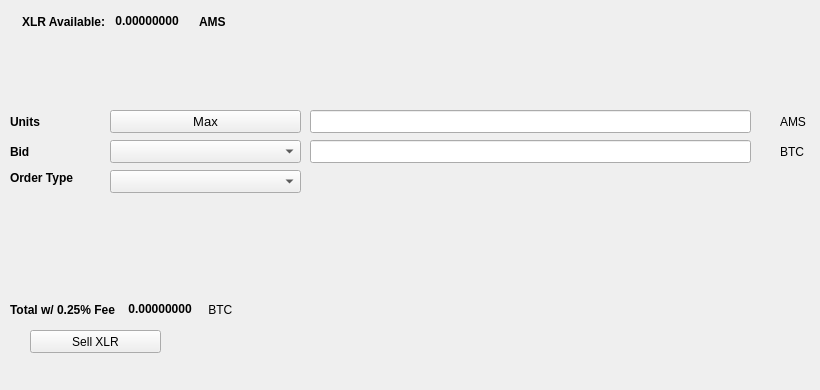
   <widget class="QWidget" name="SellTab">
    <attribute name="title">
     <string>Sell</string>
    </attribute>
    <widget class="QLabel" name="label_16">
     <property name="geometry">
      <rect>
       <x>780</x>
       <y>140</y>
       <width>31</width>
       <height>23</height>
      </rect>
     </property>
     <property name="text">
      <string>BTC</string>
     </property>
    </widget>
    <widget class="QComboBox" name="SellBidcomboBox">
     <property name="geometry">
      <rect>
       <x>110</x>
       <y>140</y>
       <width>191</width>
       <height>23</height>
      </rect>
     </property>
     <property name="font">
      <font>
       <pointsize>10</pointsize>
      </font>
     </property>
    </widget>
    <widget class="QLabel" name="label_18">
     <property name="geometry">
      <rect>
       <x>10</x>
       <y>110</y>
       <width>46</width>
       <height>23</height>
      </rect>
     </property>
     <property name="font">
      <font>
       <weight>75</weight>
       <bold>true</bold>
      </font>
     </property>
     <property name="text">
      <string>Units</string>
     </property>
    </widget>
    <widget class="QPushButton" name="Sell_Max_Amount">
     <property name="geometry">
      <rect>
       <x>110</x>
       <y>110</y>
       <width>191</width>
       <height>23</height>
      </rect>
     </property>
     <property name="font">
      <font>
       <pointsize>10</pointsize>
      </font>
     </property>
     <property name="text">
      <string>Max</string>
     </property>
    </widget>
    <widget class="QLabel" name="label_20">
     <property name="geometry">
      <rect>
       <x>10</x>
       <y>170</y>
       <width>91</width>
       <height>16</height>
      </rect>
     </property>
     <property name="font">
      <font>
       <weight>75</weight>
       <bold>true</bold>
      </font>
     </property>
     <property name="text">
      <string>Order Type</string>
     </property>
    </widget>
    <widget class="QComboBox" name="SellOrdertypeCombo">
     <property name="geometry">
      <rect>
       <x>110</x>
       <y>170</y>
       <width>191</width>
       <height>23</height>
      </rect>
     </property>
     <property name="font">
      <font>
       <pointsize>10</pointsize>
      </font>
     </property>
    </widget>
    <widget class="QLabel" name="label_21">
     <property name="geometry">
      <rect>
       <x>10</x>
       <y>140</y>
       <width>46</width>
       <height>23</height>
      </rect>
     </property>
     <property name="font">
      <font>
       <weight>75</weight>
       <bold>true</bold>
      </font>
     </property>
     <property name="text">
      <string>Bid</string>
     </property>
    </widget>
    <widget class="QLabel" name="label_22">
     <property name="geometry">
      <rect>
       <x>780</x>
       <y>110</y>
       <width>31</width>
       <height>23</height>
      </rect>
     </property>
     <property name="text">
      <string>AMS</string>
     </property>
    </widget>
    <widget class="QLineEdit" name="UnitsInputXLR">
     <property name="geometry">
      <rect>
       <x>310</x>
       <y>110</y>
       <width>441</width>
       <height>23</height>
      </rect>
     </property>
     <property name="font">
      <font>
       <pointsize>9</pointsize>
       <weight>75</weight>
       <bold>true</bold>
      </font>
     </property>
    </widget>
    <widget class="QLineEdit" name="SellBidPriceEdit">
     <property name="geometry">
      <rect>
       <x>310</x>
       <y>140</y>
       <width>441</width>
       <height>23</height>
      </rect>
     </property>
     <property name="font">
      <font>
       <pointsize>9</pointsize>
       <weight>75</weight>
       <bold>true</bold>
      </font>
     </property>
    </widget>
    <widget class="QPushButton" name="SellAMSBTN">
     <property name="geometry">
      <rect>
       <x>30</x>
       <y>330</y>
       <width>131</width>
       <height>23</height>
      </rect>
     </property>
     <property name="text">
      <string>Sell XLR</string>
     </property>
     <property name="icon">
      <iconset resource="../solaris">
       <normaloff>:/icons/bitcoin</normaloff>:/icons/bitcoin</iconset>
     </property>
    </widget>
    <widget class="QWidget" name="layoutWidget3">
     <property name="geometry">
      <rect>
       <x>22</x>
       <y>12</y>
       <width>258</width>
       <height>19</height>
      </rect>
     </property>
     <layout class="QHBoxLayout" name="horizontalLayout">
      <item>
       <widget class="QLabel" name="label232_2">
        <property name="font">
         <font>
          <weight>75</weight>
          <bold>true</bold>
         </font>
        </property>
        <property name="text">
         <string>XLR Available:</string>
        </property>
       </widget>
      </item>
      <item>
       <widget class="QLabel" name="AMSAvailableLabel">
        <property name="palette">
         <palette>
          <active>
           <colorrole role="WindowText">
            <brush brushstyle="SolidPattern">
             <color alpha="255">
              <red>0</red>
              <green>0</green>
              <blue>0</blue>
             </color>
            </brush>
           </colorrole>
           <colorrole role="Button">
            <brush brushstyle="SolidPattern">
             <color alpha="255">
              <red>0</red>
              <green>170</green>
              <blue>0</blue>
             </color>
            </brush>
           </colorrole>
           <colorrole role="Light">
            <brush brushstyle="SolidPattern">
             <color alpha="255">
              <red>0</red>
              <green>255</green>
              <blue>0</blue>
             </color>
            </brush>
           </colorrole>
           <colorrole role="Midlight">
            <brush brushstyle="SolidPattern">
             <color alpha="255">
              <red>0</red>
              <green>212</green>
              <blue>0</blue>
             </color>
            </brush>
           </colorrole>
           <colorrole role="Dark">
            <brush brushstyle="SolidPattern">
             <color alpha="255">
              <red>0</red>
              <green>85</green>
              <blue>0</blue>
             </color>
            </brush>
           </colorrole>
           <colorrole role="Mid">
            <brush brushstyle="SolidPattern">
             <color alpha="255">
              <red>0</red>
              <green>113</green>
              <blue>0</blue>
             </color>
            </brush>
           </colorrole>
           <colorrole role="Text">
            <brush brushstyle="SolidPattern">
             <color alpha="255">
              <red>0</red>
              <green>170</green>
              <blue>0</blue>
             </color>
            </brush>
           </colorrole>
           <colorrole role="BrightText">
            <brush brushstyle="SolidPattern">
             <color alpha="255">
              <red>255</red>
              <green>255</green>
              <blue>255</blue>
             </color>
            </brush>
           </colorrole>
           <colorrole role="ButtonText">
            <brush brushstyle="SolidPattern">
             <color alpha="255">
              <red>0</red>
              <green>0</green>
              <blue>0</blue>
             </color>
            </brush>
           </colorrole>
           <colorrole role="Base">
            <brush brushstyle="SolidPattern">
             <color alpha="255">
              <red>255</red>
              <green>255</green>
              <blue>255</blue>
             </color>
            </brush>
           </colorrole>
           <colorrole role="Window">
            <brush brushstyle="SolidPattern">
             <color alpha="255">
              <red>0</red>
              <green>170</green>
              <blue>0</blue>
             </color>
            </brush>
           </colorrole>
           <colorrole role="Shadow">
            <brush brushstyle="SolidPattern">
             <color alpha="255">
              <red>0</red>
              <green>0</green>
              <blue>0</blue>
             </color>
            </brush>
           </colorrole>
           <colorrole role="AlternateBase">
            <brush brushstyle="SolidPattern">
             <color alpha="255">
              <red>127</red>
              <green>212</green>
              <blue>127</blue>
             </color>
            </brush>
           </colorrole>
           <colorrole role="ToolTipBase">
            <brush brushstyle="SolidPattern">
             <color alpha="255">
              <red>255</red>
              <green>255</green>
              <blue>220</blue>
             </color>
            </brush>
           </colorrole>
           <colorrole role="ToolTipText">
            <brush brushstyle="SolidPattern">
             <color alpha="255">
              <red>0</red>
              <green>0</green>
              <blue>0</blue>
             </color>
            </brush>
           </colorrole>
          </active>
          <inactive>
           <colorrole role="WindowText">
            <brush brushstyle="SolidPattern">
             <color alpha="255">
              <red>0</red>
              <green>0</green>
              <blue>0</blue>
             </color>
            </brush>
           </colorrole>
           <colorrole role="Button">
            <brush brushstyle="SolidPattern">
             <color alpha="255">
              <red>0</red>
              <green>170</green>
              <blue>0</blue>
             </color>
            </brush>
           </colorrole>
           <colorrole role="Light">
            <brush brushstyle="SolidPattern">
             <color alpha="255">
              <red>0</red>
              <green>255</green>
              <blue>0</blue>
             </color>
            </brush>
           </colorrole>
           <colorrole role="Midlight">
            <brush brushstyle="SolidPattern">
             <color alpha="255">
              <red>0</red>
              <green>212</green>
              <blue>0</blue>
             </color>
            </brush>
           </colorrole>
           <colorrole role="Dark">
            <brush brushstyle="SolidPattern">
             <color alpha="255">
              <red>0</red>
              <green>85</green>
              <blue>0</blue>
             </color>
            </brush>
           </colorrole>
           <colorrole role="Mid">
            <brush brushstyle="SolidPattern">
             <color alpha="255">
              <red>0</red>
              <green>113</green>
              <blue>0</blue>
             </color>
            </brush>
           </colorrole>
           <colorrole role="Text">
            <brush brushstyle="SolidPattern">
             <color alpha="255">
              <red>0</red>
              <green>170</green>
              <blue>0</blue>
             </color>
            </brush>
           </colorrole>
           <colorrole role="BrightText">
            <brush brushstyle="SolidPattern">
             <color alpha="255">
              <red>255</red>
              <green>255</green>
              <blue>255</blue>
             </color>
            </brush>
           </colorrole>
           <colorrole role="ButtonText">
            <brush brushstyle="SolidPattern">
             <color alpha="255">
              <red>0</red>
              <green>0</green>
              <blue>0</blue>
             </color>
            </brush>
           </colorrole>
           <colorrole role="Base">
            <brush brushstyle="SolidPattern">
             <color alpha="255">
              <red>255</red>
              <green>255</green>
              <blue>255</blue>
             </color>
            </brush>
           </colorrole>
           <colorrole role="Window">
            <brush brushstyle="SolidPattern">
             <color alpha="255">
              <red>0</red>
              <green>170</green>
              <blue>0</blue>
             </color>
            </brush>
           </colorrole>
           <colorrole role="Shadow">
            <brush brushstyle="SolidPattern">
             <color alpha="255">
              <red>0</red>
              <green>0</green>
              <blue>0</blue>
             </color>
            </brush>
           </colorrole>
           <colorrole role="AlternateBase">
            <brush brushstyle="SolidPattern">
             <color alpha="255">
              <red>127</red>
              <green>212</green>
              <blue>127</blue>
             </color>
            </brush>
           </colorrole>
           <colorrole role="ToolTipBase">
            <brush brushstyle="SolidPattern">
             <color alpha="255">
              <red>255</red>
              <green>255</green>
              <blue>220</blue>
             </color>
            </brush>
           </colorrole>
           <colorrole role="ToolTipText">
            <brush brushstyle="SolidPattern">
             <color alpha="255">
              <red>0</red>
              <green>0</green>
              <blue>0</blue>
             </color>
            </brush>
           </colorrole>
          </inactive>
          <disabled>
           <colorrole role="WindowText">
            <brush brushstyle="SolidPattern">
             <color alpha="255">
              <red>0</red>
              <green>85</green>
              <blue>0</blue>
             </color>
            </brush>
           </colorrole>
           <colorrole role="Button">
            <brush brushstyle="SolidPattern">
             <color alpha="255">
              <red>0</red>
              <green>170</green>
              <blue>0</blue>
             </color>
            </brush>
           </colorrole>
           <colorrole role="Light">
            <brush brushstyle="SolidPattern">
             <color alpha="255">
              <red>0</red>
              <green>255</green>
              <blue>0</blue>
             </color>
            </brush>
           </colorrole>
           <colorrole role="Midlight">
            <brush brushstyle="SolidPattern">
             <color alpha="255">
              <red>0</red>
              <green>212</green>
              <blue>0</blue>
             </color>
            </brush>
           </colorrole>
           <colorrole role="Dark">
            <brush brushstyle="SolidPattern">
             <color alpha="255">
              <red>0</red>
              <green>85</green>
              <blue>0</blue>
             </color>
            </brush>
           </colorrole>
           <colorrole role="Mid">
            <brush brushstyle="SolidPattern">
             <color alpha="255">
              <red>0</red>
              <green>113</green>
              <blue>0</blue>
             </color>
            </brush>
           </colorrole>
           <colorrole role="Text">
            <brush brushstyle="SolidPattern">
             <color alpha="255">
              <red>0</red>
              <green>85</green>
              <blue>0</blue>
             </color>
            </brush>
           </colorrole>
           <colorrole role="BrightText">
            <brush brushstyle="SolidPattern">
             <color alpha="255">
              <red>255</red>
              <green>255</green>
              <blue>255</blue>
             </color>
            </brush>
           </colorrole>
           <colorrole role="ButtonText">
            <brush brushstyle="SolidPattern">
             <color alpha="255">
              <red>0</red>
              <green>85</green>
              <blue>0</blue>
             </color>
            </brush>
           </colorrole>
           <colorrole role="Base">
            <brush brushstyle="SolidPattern">
             <color alpha="255">
              <red>0</red>
              <green>170</green>
              <blue>0</blue>
             </color>
            </brush>
           </colorrole>
           <colorrole role="Window">
            <brush brushstyle="SolidPattern">
             <color alpha="255">
              <red>0</red>
              <green>170</green>
              <blue>0</blue>
             </color>
            </brush>
           </colorrole>
           <colorrole role="Shadow">
            <brush brushstyle="SolidPattern">
             <color alpha="255">
              <red>0</red>
              <green>0</green>
              <blue>0</blue>
             </color>
            </brush>
           </colorrole>
           <colorrole role="AlternateBase">
            <brush brushstyle="SolidPattern">
             <color alpha="255">
              <red>0</red>
              <green>170</green>
              <blue>0</blue>
             </color>
            </brush>
           </colorrole>
           <colorrole role="ToolTipBase">
            <brush brushstyle="SolidPattern">
             <color alpha="255">
              <red>255</red>
              <green>255</green>
              <blue>220</blue>
             </color>
            </brush>
           </colorrole>
           <colorrole role="ToolTipText">
            <brush brushstyle="SolidPattern">
             <color alpha="255">
              <red>0</red>
              <green>0</green>
              <blue>0</blue>
             </color>
            </brush>
           </colorrole>
          </disabled>
         </palette>
        </property>
        <property name="font">
         <font>
          <weight>75</weight>
          <bold>true</bold>
         </font>
        </property>
        <property name="text">
         <string> 0.00000000 </string>
        </property>
        <property name="textInteractionFlags">
         <set>Qt::LinksAccessibleByMouse|Qt::TextSelectableByKeyboard|Qt::TextSelectableByMouse</set>
        </property>
       </widget>
      </item>
      <item>
       <widget class="QLabel" name="labelXLR">
        <property name="font">
         <font>
          <weight>75</weight>
          <bold>true</bold>
         </font>
        </property>
        <property name="text">
         <string>AMS</string>
        </property>
       </widget>
      </item>
     </layout>
    </widget>
    <widget class="QWidget" name="layoutWidget">
     <property name="geometry">
      <rect>
       <x>10</x>
       <y>300</y>
       <width>268</width>
       <height>19</height>
      </rect>
     </property>
     <layout class="QHBoxLayout" name="horizontalLayout_2">
      <item>
       <widget class="QLabel" name="label_19">
        <property name="font">
         <font>
          <weight>75</weight>
          <bold>true</bold>
         </font>
        </property>
        <property name="text">
         <string>Total w/ 0.25% Fee </string>
        </property>
       </widget>
      </item>
      <item>
       <widget class="QLabel" name="SellCostLabel">
        <property name="palette">
         <palette>
          <active>
           <colorrole role="WindowText">
            <brush brushstyle="SolidPattern">
             <color alpha="255">
              <red>0</red>
              <green>0</green>
              <blue>0</blue>
             </color>
            </brush>
           </colorrole>
           <colorrole role="Button">
            <brush brushstyle="SolidPattern">
             <color alpha="255">
              <red>0</red>
              <green>170</green>
              <blue>0</blue>
             </color>
            </brush>
           </colorrole>
           <colorrole role="Light">
            <brush brushstyle="SolidPattern">
             <color alpha="255">
              <red>0</red>
              <green>255</green>
              <blue>0</blue>
             </color>
            </brush>
           </colorrole>
           <colorrole role="Midlight">
            <brush brushstyle="SolidPattern">
             <color alpha="255">
              <red>0</red>
              <green>212</green>
              <blue>0</blue>
             </color>
            </brush>
           </colorrole>
           <colorrole role="Dark">
            <brush brushstyle="SolidPattern">
             <color alpha="255">
              <red>0</red>
              <green>85</green>
              <blue>0</blue>
             </color>
            </brush>
           </colorrole>
           <colorrole role="Mid">
            <brush brushstyle="SolidPattern">
             <color alpha="255">
              <red>0</red>
              <green>113</green>
              <blue>0</blue>
             </color>
            </brush>
           </colorrole>
           <colorrole role="Text">
            <brush brushstyle="SolidPattern">
             <color alpha="255">
              <red>0</red>
              <green>170</green>
              <blue>0</blue>
             </color>
            </brush>
           </colorrole>
           <colorrole role="BrightText">
            <brush brushstyle="SolidPattern">
             <color alpha="255">
              <red>255</red>
              <green>255</green>
              <blue>255</blue>
             </color>
            </brush>
           </colorrole>
           <colorrole role="ButtonText">
            <brush brushstyle="SolidPattern">
             <color alpha="255">
              <red>0</red>
              <green>0</green>
              <blue>0</blue>
             </color>
            </brush>
           </colorrole>
           <colorrole role="Base">
            <brush brushstyle="SolidPattern">
             <color alpha="255">
              <red>255</red>
              <green>255</green>
              <blue>255</blue>
             </color>
            </brush>
           </colorrole>
           <colorrole role="Window">
            <brush brushstyle="SolidPattern">
             <color alpha="255">
              <red>0</red>
              <green>170</green>
              <blue>0</blue>
             </color>
            </brush>
           </colorrole>
           <colorrole role="Shadow">
            <brush brushstyle="SolidPattern">
             <color alpha="255">
              <red>0</red>
              <green>0</green>
              <blue>0</blue>
             </color>
            </brush>
           </colorrole>
           <colorrole role="AlternateBase">
            <brush brushstyle="SolidPattern">
             <color alpha="255">
              <red>127</red>
              <green>212</green>
              <blue>127</blue>
             </color>
            </brush>
           </colorrole>
           <colorrole role="ToolTipBase">
            <brush brushstyle="SolidPattern">
             <color alpha="255">
              <red>255</red>
              <green>255</green>
              <blue>220</blue>
             </color>
            </brush>
           </colorrole>
           <colorrole role="ToolTipText">
            <brush brushstyle="SolidPattern">
             <color alpha="255">
              <red>0</red>
              <green>0</green>
              <blue>0</blue>
             </color>
            </brush>
           </colorrole>
          </active>
          <inactive>
           <colorrole role="WindowText">
            <brush brushstyle="SolidPattern">
             <color alpha="255">
              <red>0</red>
              <green>0</green>
              <blue>0</blue>
             </color>
            </brush>
           </colorrole>
           <colorrole role="Button">
            <brush brushstyle="SolidPattern">
             <color alpha="255">
              <red>0</red>
              <green>170</green>
              <blue>0</blue>
             </color>
            </brush>
           </colorrole>
           <colorrole role="Light">
            <brush brushstyle="SolidPattern">
             <color alpha="255">
              <red>0</red>
              <green>255</green>
              <blue>0</blue>
             </color>
            </brush>
           </colorrole>
           <colorrole role="Midlight">
            <brush brushstyle="SolidPattern">
             <color alpha="255">
              <red>0</red>
              <green>212</green>
              <blue>0</blue>
             </color>
            </brush>
           </colorrole>
           <colorrole role="Dark">
            <brush brushstyle="SolidPattern">
             <color alpha="255">
              <red>0</red>
              <green>85</green>
              <blue>0</blue>
             </color>
            </brush>
           </colorrole>
           <colorrole role="Mid">
            <brush brushstyle="SolidPattern">
             <color alpha="255">
              <red>0</red>
              <green>113</green>
              <blue>0</blue>
             </color>
            </brush>
           </colorrole>
           <colorrole role="Text">
            <brush brushstyle="SolidPattern">
             <color alpha="255">
              <red>0</red>
              <green>170</green>
              <blue>0</blue>
             </color>
            </brush>
           </colorrole>
           <colorrole role="BrightText">
            <brush brushstyle="SolidPattern">
             <color alpha="255">
              <red>255</red>
              <green>255</green>
              <blue>255</blue>
             </color>
            </brush>
           </colorrole>
           <colorrole role="ButtonText">
            <brush brushstyle="SolidPattern">
             <color alpha="255">
              <red>0</red>
              <green>0</green>
              <blue>0</blue>
             </color>
            </brush>
           </colorrole>
           <colorrole role="Base">
            <brush brushstyle="SolidPattern">
             <color alpha="255">
              <red>255</red>
              <green>255</green>
              <blue>255</blue>
             </color>
            </brush>
           </colorrole>
           <colorrole role="Window">
            <brush brushstyle="SolidPattern">
             <color alpha="255">
              <red>0</red>
              <green>170</green>
              <blue>0</blue>
             </color>
            </brush>
           </colorrole>
           <colorrole role="Shadow">
            <brush brushstyle="SolidPattern">
             <color alpha="255">
              <red>0</red>
              <green>0</green>
              <blue>0</blue>
             </color>
            </brush>
           </colorrole>
           <colorrole role="AlternateBase">
            <brush brushstyle="SolidPattern">
             <color alpha="255">
              <red>127</red>
              <green>212</green>
              <blue>127</blue>
             </color>
            </brush>
           </colorrole>
           <colorrole role="ToolTipBase">
            <brush brushstyle="SolidPattern">
             <color alpha="255">
              <red>255</red>
              <green>255</green>
              <blue>220</blue>
             </color>
            </brush>
           </colorrole>
           <colorrole role="ToolTipText">
            <brush brushstyle="SolidPattern">
             <color alpha="255">
              <red>0</red>
              <green>0</green>
              <blue>0</blue>
             </color>
            </brush>
           </colorrole>
          </inactive>
          <disabled>
           <colorrole role="WindowText">
            <brush brushstyle="SolidPattern">
             <color alpha="255">
              <red>0</red>
              <green>85</green>
              <blue>0</blue>
             </color>
            </brush>
           </colorrole>
           <colorrole role="Button">
            <brush brushstyle="SolidPattern">
             <color alpha="255">
              <red>0</red>
              <green>170</green>
              <blue>0</blue>
             </color>
            </brush>
           </colorrole>
           <colorrole role="Light">
            <brush brushstyle="SolidPattern">
             <color alpha="255">
              <red>0</red>
              <green>255</green>
              <blue>0</blue>
             </color>
            </brush>
           </colorrole>
           <colorrole role="Midlight">
            <brush brushstyle="SolidPattern">
             <color alpha="255">
              <red>0</red>
              <green>212</green>
              <blue>0</blue>
             </color>
            </brush>
           </colorrole>
           <colorrole role="Dark">
            <brush brushstyle="SolidPattern">
             <color alpha="255">
              <red>0</red>
              <green>85</green>
              <blue>0</blue>
             </color>
            </brush>
           </colorrole>
           <colorrole role="Mid">
            <brush brushstyle="SolidPattern">
             <color alpha="255">
              <red>0</red>
              <green>113</green>
              <blue>0</blue>
             </color>
            </brush>
           </colorrole>
           <colorrole role="Text">
            <brush brushstyle="SolidPattern">
             <color alpha="255">
              <red>0</red>
              <green>85</green>
              <blue>0</blue>
             </color>
            </brush>
           </colorrole>
           <colorrole role="BrightText">
            <brush brushstyle="SolidPattern">
             <color alpha="255">
              <red>255</red>
              <green>255</green>
              <blue>255</blue>
             </color>
            </brush>
           </colorrole>
           <colorrole role="ButtonText">
            <brush brushstyle="SolidPattern">
             <color alpha="255">
              <red>0</red>
              <green>85</green>
              <blue>0</blue>
             </color>
            </brush>
           </colorrole>
           <colorrole role="Base">
            <brush brushstyle="SolidPattern">
             <color alpha="255">
              <red>0</red>
              <green>170</green>
              <blue>0</blue>
             </color>
            </brush>
           </colorrole>
           <colorrole role="Window">
            <brush brushstyle="SolidPattern">
             <color alpha="255">
              <red>0</red>
              <green>170</green>
              <blue>0</blue>
             </color>
            </brush>
           </colorrole>
           <colorrole role="Shadow">
            <brush brushstyle="SolidPattern">
             <color alpha="255">
              <red>0</red>
              <green>0</green>
              <blue>0</blue>
             </color>
            </brush>
           </colorrole>
           <colorrole role="AlternateBase">
            <brush brushstyle="SolidPattern">
             <color alpha="255">
              <red>0</red>
              <green>170</green>
              <blue>0</blue>
             </color>
            </brush>
           </colorrole>
           <colorrole role="ToolTipBase">
            <brush brushstyle="SolidPattern">
             <color alpha="255">
              <red>255</red>
              <green>255</green>
              <blue>220</blue>
             </color>
            </brush>
           </colorrole>
           <colorrole role="ToolTipText">
            <brush brushstyle="SolidPattern">
             <color alpha="255">
              <red>0</red>
              <green>0</green>
              <blue>0</blue>
             </color>
            </brush>
           </colorrole>
          </disabled>
         </palette>
        </property>
        <property name="font">
         <font>
          <weight>75</weight>
          <bold>true</bold>
         </font>
        </property>
        <property name="autoFillBackground">
         <bool>false</bool>
        </property>
        <property name="text">
         <string> 0.00000000</string>
        </property>
        <property name="textInteractionFlags">
         <set>Qt::LinksAccessibleByMouse|Qt::TextSelectableByMouse</set>
        </property>
       </widget>
      </item>
      <item>
       <widget class="QLabel" name="label_17">
        <property name="font">
         <font>
          <weight>50</weight>
          <bold>false</bold>
         </font>
        </property>
        <property name="text">
         <string> BTC</string>
        </property>
       </widget>
      </item>
     </layout>
    </widget>
    <widget class="QLabel" name="label_23">
     <property name="geometry">
      <rect>
       <x>460</x>
       <y>300</y>
       <width>281</width>
       <height>81</height>
      </rect>
     </property>
     <property name="text">
      <string/>
     </property>
     <property name="pixmap">
      <pixmap>:/images/bittrex</pixmap>
     </property>
    </widget>
   </widget>
